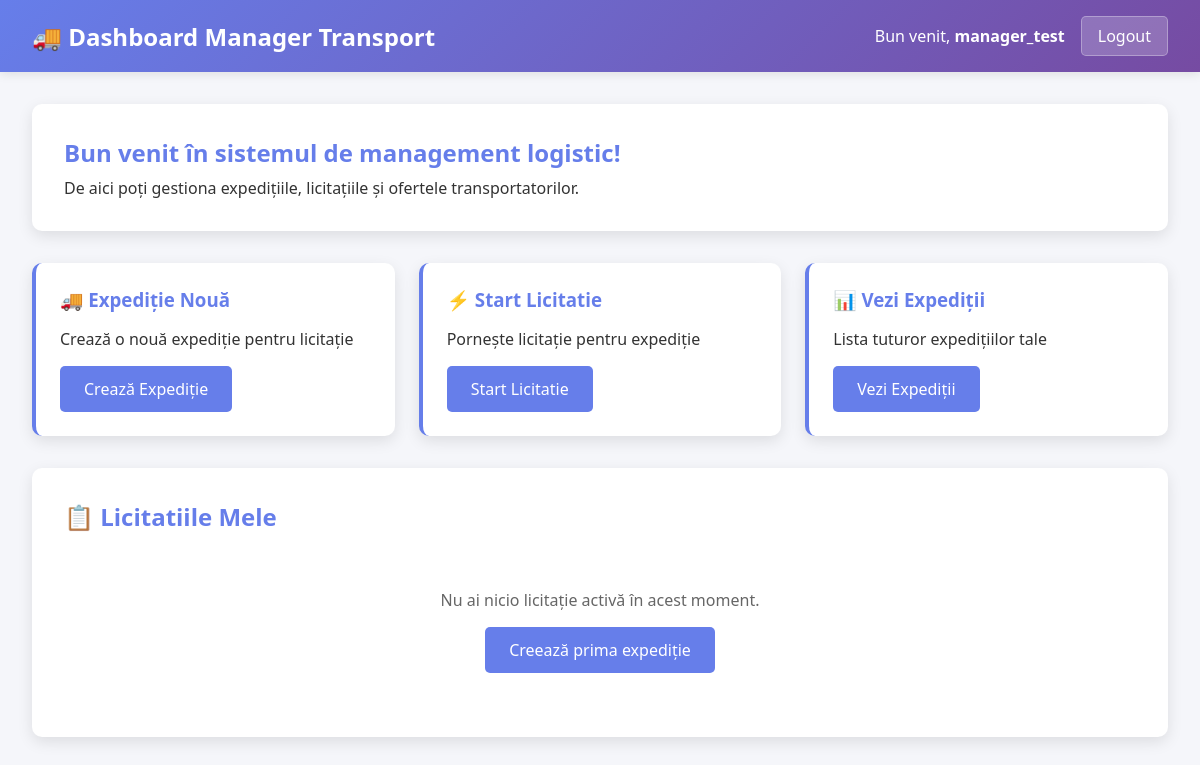
Before: /dashboard_manager.php (signed in) with the older database file.
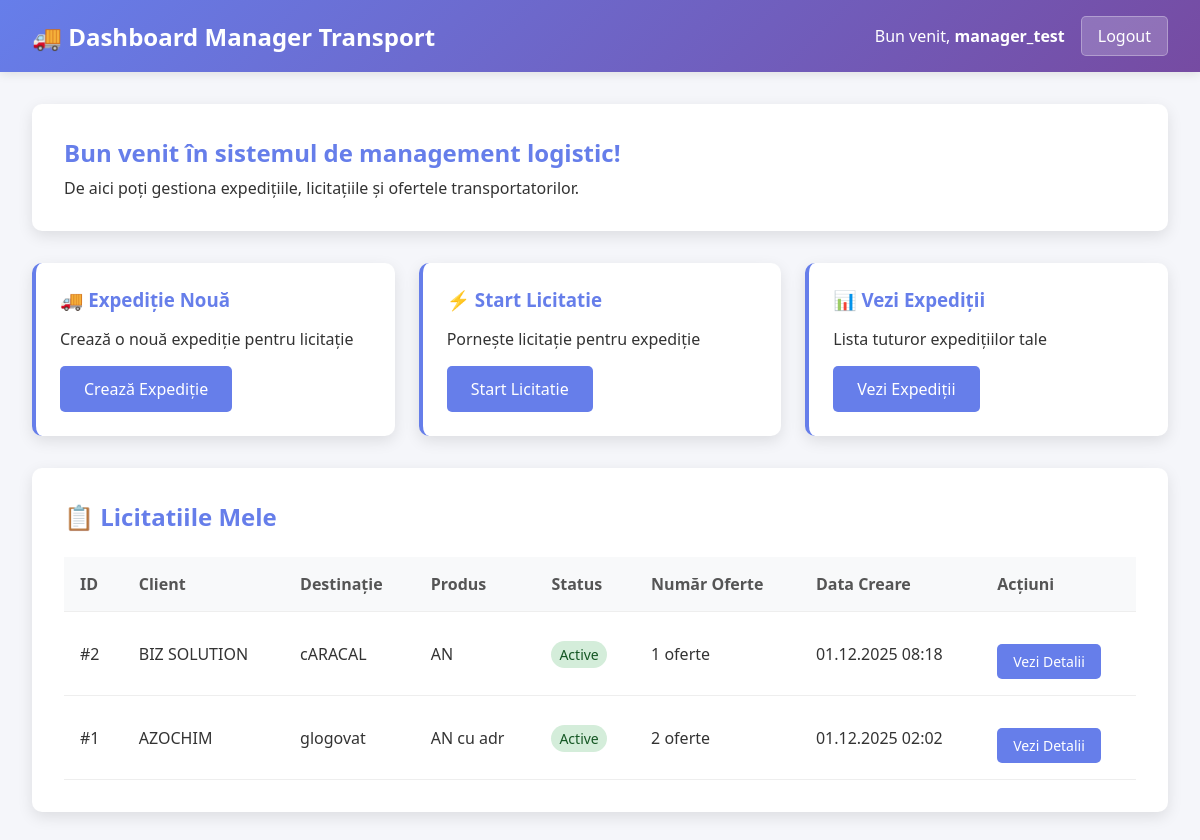
After: the same page with the newer database file.
### tables this page shows
CREATE TABLE `licitatii` (
  `id` int(11) NOT NULL,
  `expeditie_id` int(11) NOT NULL,
  `status` enum('active','finalizata','anulata') DEFAULT 'active',
  `data_start` datetime DEFAULT current_timestamp(),
  `data_finalizare` datetime DEFAULT NULL,
  `termen_ore` int(11) DEFAULT 24,
  `created_by` int(11) DEFAULT NULL,
  `created_at` timestamp NOT NULL DEFAULT current_timestamp()
);

CREATE TABLE `expedities` (
  `id` int(11) NOT NULL,
  `nume_client` varchar(100) NOT NULL,
  `destinatie` varchar(100) NOT NULL,
  `produs` varchar(100) NOT NULL,
  `necesita_adr` tinyint(1) DEFAULT 0,
  `tarif_tinta` decimal(10,2) DEFAULT NULL,
  `moneda` enum('EUR','RON') DEFAULT 'EUR',
  `data_transport` date DEFAULT NULL,
  `status` enum('planificata','in_licitatie','atribuita','finalizata','anulata') DEFAULT 'planificata',
  `data_creare` timestamp NOT NULL DEFAULT current_timestamp(),
  `created_by` int(11) DEFAULT NULL
);

### models/Licitatie.php (called while the page is built, shortened)
<?php
class Licitatie {
    private $conn;
    private $table_name = "licitatii";
    public function __construct($db) {
        $this->conn = $db;
    }
    public function getLicitatiiByManager($manager_id) {
        $query = "SELECT l.*,
                     e.nume_client,
                     e.destinatie as loc_descarcare,
                     'Târgu Mureș' as loc_incarcare,
                     e.produs,
                     e.necesita_adr,
                     COUNT(o.id) as numar_oferte
              FROM " . $this->table_name . " l
              INNER JOIN expedities e ON l.expeditie_id = e.id
              LEFT JOIN oferte o ON l.id = o.licitatie_id
              WHERE l.created_by = :manager_id
              GROUP BY l.id
              ORDER BY l.data_start DESC, l.id DESC";
        $stmt = $this->conn->prepare($query);
        $stmt->bindParam(":manager_id", $manager_id);
        $stmt->execute();
        return $stmt->fetchAll(PDO::FETCH_ASSOC);
    }
}
?>

### public/dashboard_manager.php (the view, shortened to what this page needs)
<?php
require_once __DIR__ . '/../models/Licitatie.php';
$database = new Database();
$db = $database->getConnection();
$licitatieModel = new Licitatie($db);
$licitatii = $licitatieModel->getLicitatiiByManager($_SESSION['user_id']);
?>
<!DOCTYPE html>
<html lang="ro">
<head>
</head>
<body>
    <div class="header">
        <h1>🚚 Dashboard Manager Transport</h1>
        <div class="user-info">
            <span>Bun venit, <strong><?php echo htmlspecialchars($_SESSION['username']); ?></strong></span>
            <a href="logout.php" class="logout-btn">Logout</a>
        </div>
    </div>
    <div class="container">
        <div class="welcome-section">
            <h2>Bun venit în sistemul de management logistic!</h2>
            <p>De aici poți gestiona expedițiile, licitațiile și ofertele transportatorilor.</p>
        </div>
        <div class="actions-grid">
            <div class="action-card">
    <h3>🚚 Expediție Nouă</h3>
    <p>Crează o nouă expediție pentru licitație</p>
    <a href="creare_expeditie.php" class="btn">Crează Expediție</a>
</div>
            <div class="action-card">
                <h3>⚡ Start Licitatie</h3>
                <p>Pornește licitație pentru expediție</p>
                <a href="start_licitatie.php" class="btn">Start Licitatie</a>
            </div>
            <div class="action-card">
                <h3>📊 Vezi Expediții</h3>
                <p>Lista tuturor expedițiilor tale</p>
                <a href="lista_expeditii.php" class="btn">Vezi Expediții</a>
            </div>
        </div>
        <div class="licitatii-section">
            <h2>📋 Licitatiile Mele</h2>
            <?php if (empty($licitatii)): ?>
                <div class="no-licitatii">
                    <p>Nu ai nicio licitație activă în acest moment.</p>
                    <p><a href="creare_expeditie.php" class="btn">Creează prima expediție</a></p>
                </div>
            <?php else: ?>
                <table class="table">
                    <thead>
                        <tr>
                            <th>ID</th>
                            <th>Client</th>
                            <th>Destinație</th>
                            <th>Produs</th>
                            <th>Status</th>
                            <th>Număr Oferte</th>
                            <th>Data Creare</th>
                            <th>Acțiuni</th>
                        </tr>
                    </thead>
                    <tbody>
                        <?php foreach ($licitatii as $licitatie): ?>
                        <tr>
                            <td>#<?php echo $licitatie['id']; ?></td>
                            <td><?php echo htmlspecialchars($licitatie['nume_client'] ?? 'N/A'); ?></td>
                            <td><?php echo htmlspecialchars($licitatie['loc_descarcare'] ?? 'N/A'); ?></td>
                            <td><?php echo htmlspecialchars($licitatie['produs'] ?? 'N/A'); ?></td>
                            <td>
                                <?php
                                $status_class = '';
                                switch($licitatie['status']) {
                                    case 'active': $status_class = 'status-active'; break;
                                }
                                ?>
                                <span class="<?php echo $status_class; ?>">
                                    <?php echo ucfirst($licitatie['status']); ?>
                                </span>
                            </td>
                            <td><?php echo $licitatie['numar_oferte']; ?> oferte</td>
                            <td><?php echo date('d.m.Y H:i', strtotime($licitatie['data_start'])); ?></td>
                            <td>
                                <a href="licitatie_detalii.php?id=<?php echo $licitatie['id']; ?>" class="btn" style="padding: 0.5rem 1rem; font-size: 0.875rem;">
                                    Vezi Detalii
                                </a>
                            </td>
                        </tr>
                        <?php endforeach; ?>
                    </tbody>
                </table>
            <?php endif; ?>
        </div>
    </div>
</body>
</html>

### public/dashboard_manager.php (style rules this page uses)
* { box-sizing: border-box; margin: 0; padding: 0; }
body { font-family: 'Segoe UI', Tahoma, Geneva, Verdana, sans-serif; background: #f5f6fa; color: #333; }
.header { background: linear-gradient(135deg, #667eea 0%, #764ba2 100%); color: white; padding: 1rem 2rem; display: flex; justify-content: space-between; align-items: center; box-shadow: 0 2px 10px rgba(0,0,0,0.1); }
.header h1 { font-size: 1.5rem; }
.user-info { display: flex; align-items: center; gap: 1rem; }
.logout-btn { background: rgba(255,255,255,0.2); color: white; border: 1px solid rgba(255,255,255,0.3); padding: 0.5rem 1rem; border-radius: 5px; cursor: pointer; text-decoration: none; }
.container { max-width: 1200px; margin: 2rem auto; padding: 0 2rem; }
.welcome-section { background: white; padding: 2rem; border-radius: 10px; box-shadow: 0 5px 15px rgba(0,0,0,0.1); margin-bottom: 2rem; }
.welcome-section h2 { color: #667eea; margin-bottom: 0.5rem; }
.actions-grid { display: grid; grid-template-columns: repeat(auto-fit, minmax(300px, 1fr)); gap: 1.5rem; margin-bottom: 2rem; }
.action-card { background: white; padding: 1.5rem; border-radius: 10px; box-shadow: 0 5px 15px rgba(0,0,0,0.1); border-left: 4px solid #667eea; }
.action-card h3 { color: #667eea; margin-bottom: 1rem; }
.btn { background: #667eea; color: white; padding: 0.75rem 1.5rem; border: none; border-radius: 5px; cursor: pointer; text-decoration: none; display: inline-block; margin-top: 1rem; }
.licitatii-section { background: white; padding: 2rem; border-radius: 10px; box-shadow: 0 5px 15px rgba(0,0,0,0.1); }
.licitatii-section h2 { color: #667eea; margin-bottom: 1.5rem; }
.table { width: 100%; border-collapse: collapse; }
.table th, .table td { padding: 1rem; text-align: left; border-bottom: 1px solid #eee; }
.table th { background: #f8f9fa; font-weight: 600; color: #555; }
.status-active { background: #d4edda; color: #155724; padding: 0.25rem 0.5rem; border-radius: 15px; font-size: 0.875rem; }
.no-licitatii { text-align: center; padding: 2rem; color: #666; }
.no-licitatii .btn { margin-top: 1rem; }

Changed rows visible on the page:
added licitatii: id "2", expeditie.nume_client "BIZ SOLUTION", expeditie.destinatie "cARACAL", expeditie.produs "AN", status "Active", numar_oferte "1", data_start "01.12.2025 08:18"
added licitatii: id "1", expeditie.nume_client "AZOCHIM", expeditie.destinatie "glogovat", expeditie.produs "AN cu adr", status "Active", numar_oferte "2", data_start "01.12.2025 02:02"
Other visible differences:
text no longer shown: "Nu ai nicio licitație activă în acest moment. Creează prima expediție"
text now shown: "ID Client Destinație Produs Status Număr Oferte Data Creare Acțiuni"
